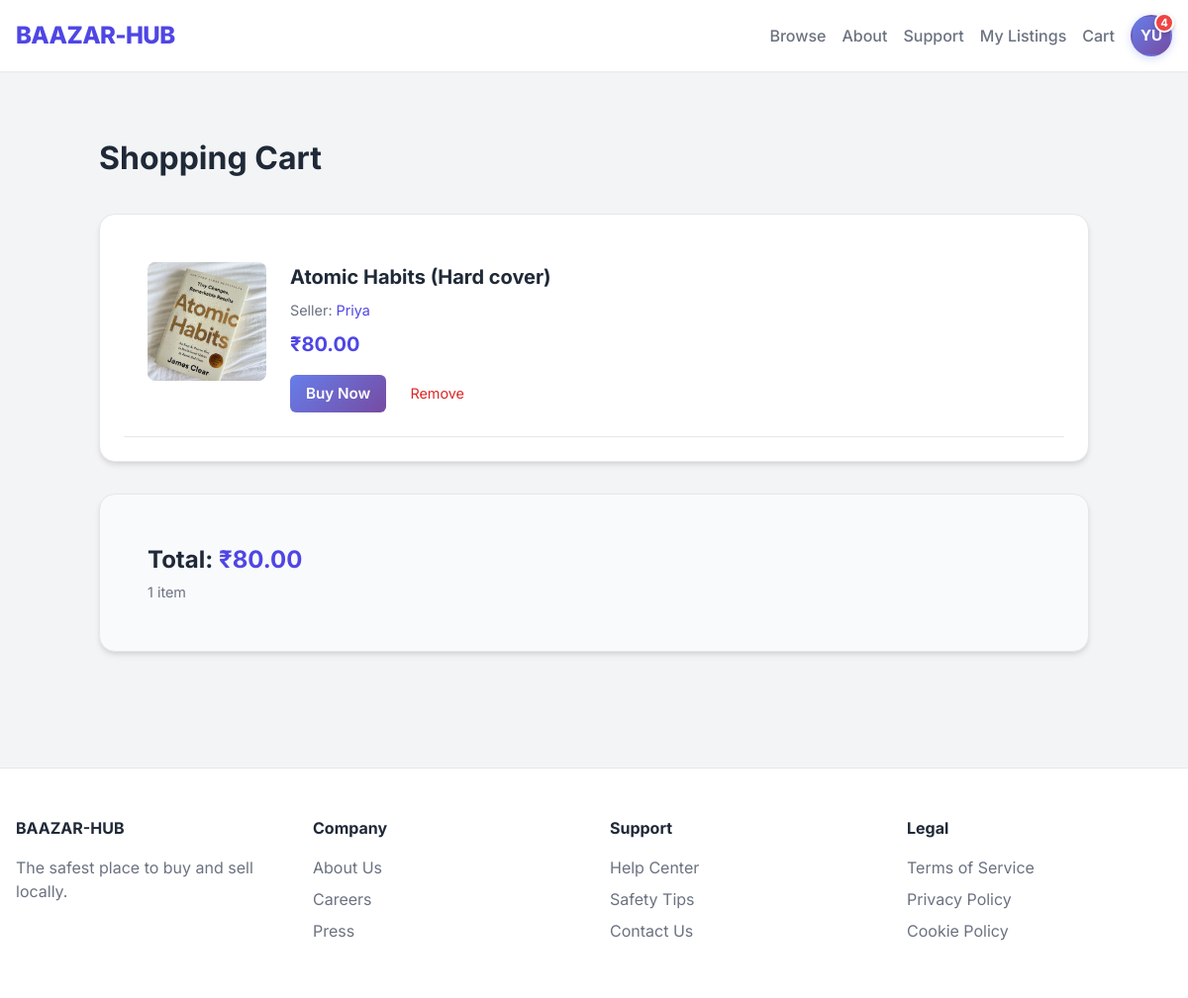
The app's page /cart/ (signed in), older data.
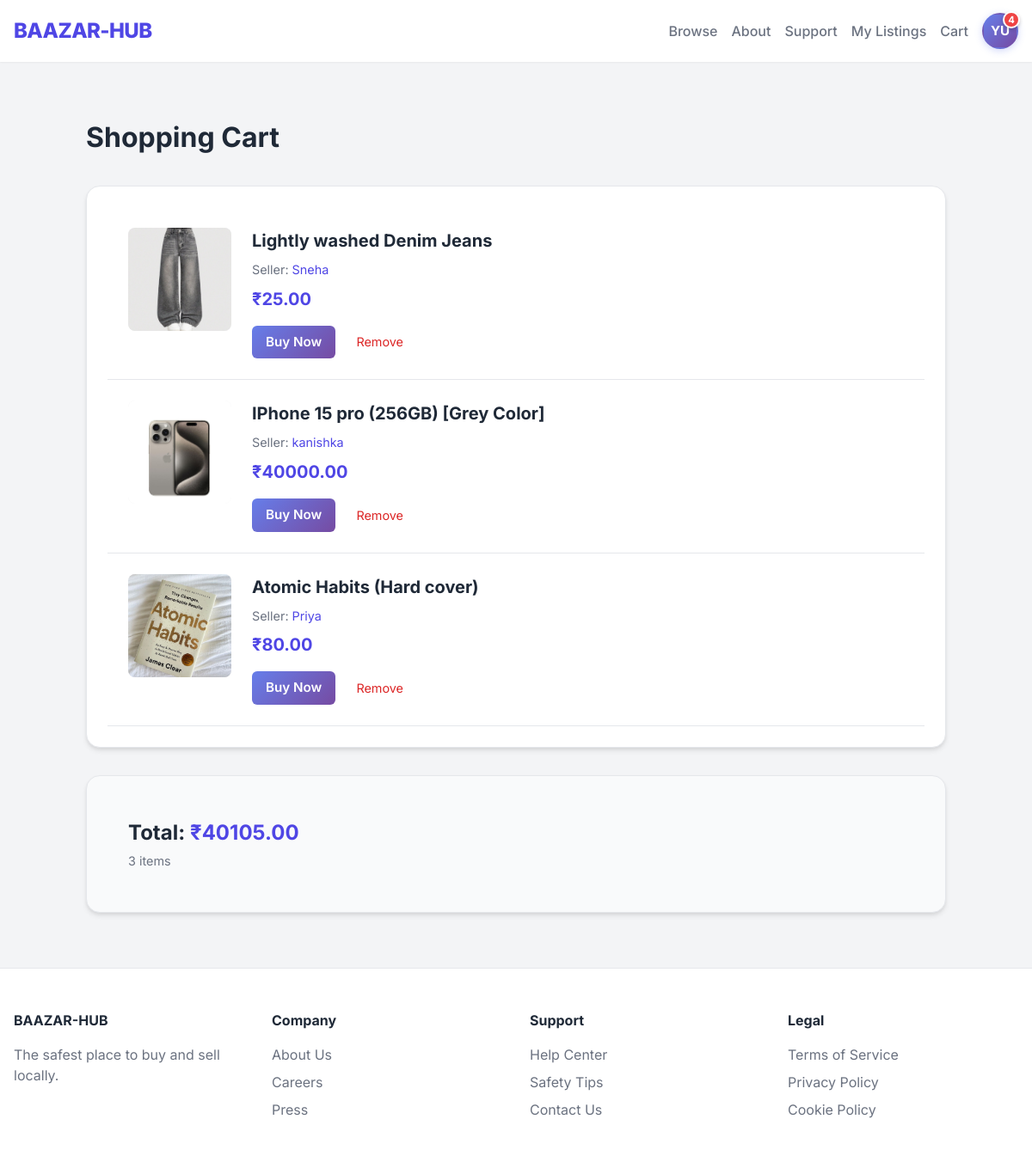
The same page, newer data.
### cart/models.py (models this page shows, shortened)
class Cart(models.Model):
    user = models.ForeignKey(User, on_delete=models.CASCADE, related_name='cart_items')
    listing = models.ForeignKey(Listing, on_delete=models.CASCADE, related_name='cart_entries')
    added_at = models.DateTimeField(auto_now_add=True)
    class Meta:
        unique_together = ['user', 'listing']
        ordering = ['-added_at']

### listings/models.py (models this page shows, shortened)
class Listing(models.Model):
    STATUS_CHOICES = [
        ('pending', 'Pending'),
        ('approved', 'Approved'),
        ('rejected', 'Rejected'),
    ]
    title = models.CharField(max_length=255)
    description = models.TextField()
    price = models.DecimalField(max_digits=10, decimal_places=2)
    category = models.ForeignKey(Category, on_delete=models.SET_NULL, null=True, related_name='listings')
    seller = models.ForeignKey(User, on_delete=models.CASCADE, related_name='listings')
    status = models.CharField(max_length=20, choices=STATUS_CHOICES, default='pending')
    created_at = models.DateTimeField(auto_now_add=True)
    updated_at = models.DateTimeField(auto_now=True)
    flags = models.IntegerField(default=0)

class ListingImage(models.Model):
    listing = models.ForeignKey(Listing, on_delete=models.CASCADE, related_name='images')
    image = models.ImageField(upload_to='listings/')
    uploaded_at = models.DateTimeField(auto_now_add=True)

### cart/views.py (the view)
# urls.py: path('', cart_view, name='cart_view'),
@login_required
def cart_view(request):
    cart_items = Cart.objects.filter(user=request.user).select_related('listing', 'listing__seller', 'listing__category').prefetch_related('listing__images')
    total = sum(item.listing.price for item in cart_items)
    return render(request, 'cart/cart.html', {
        'cart_items': cart_items,
        'total': total
    })

### templates/cart/cart.html (shortened to what this page needs)
{% extends 'base.html' %}
{% block content %}
<div style="max-width: 1000px; margin: 2rem auto;">
    <h1 style="font-size: 2rem; margin-bottom: 2rem;">Shopping Cart</h1>
    {% if cart_items %}
    <div class="card" style="margin-bottom: 2rem;">
        {% for item in cart_items %}
        <div style="display: flex; gap: 1.5rem; padding: 1.5rem; border-bottom: 1px solid var(--border-color); {% if not forloop.last %}margin-bottom: 0{% endif %}">
            <div style="width: 120px; height: 120px; flex-shrink: 0; border-radius: 8px; overflow: hidden; background: #f3f4f6;">
                {% if item.listing.images.exists %}
                <img src="{{ item.listing.images.first.image.url }}"
                     style="width: 100%; height: 100%; object-fit: cover;">
                {% else %}
                <div style="width: 100%; height: 100%; display: flex; align-items: center; justify-content: center; color: var(--text-muted);">
                    No Image
                </div>
                {% endif %}
            </div>
            <div style="flex: 1; min-width: 0;">
                <h3 style="font-size: 1.25rem; margin-bottom: 0.5rem;">
                    <a href="{% url 'listing_detail' item.listing.id %}" style="color: var(--text-main); text-decoration: none;">
                        {{ item.listing.title }}
                    </a>
                </h3>
                <p style="color: var(--text-muted); font-size: 0.9rem; margin-bottom: 0.5rem;">
                    Seller: <a href="{% url 'user_profile_detail' item.listing.seller.id %}" style="color: var(--primary-color);">{{ item.listing.seller.username }}</a>
                </p>
                <p style="font-size: 1.25rem; color: var(--primary-color); font-weight: 700; margin-bottom: 1rem;">
                    ₹{{ item.listing.price }}
                </p>
                <div style="display: flex; gap: 1rem; align-items: center;">
                    <a href="{% url 'buy_now' item.listing.id %}" class="btn btn-primary"
                       style="padding: 0.5rem 1rem; text-decoration: none; background: linear-gradient(135deg, #667eea 0%, #764ba2 100%); color: white; border-radius: 6px; font-weight: 600;">
                        Buy Now
                    </a>
                    <a href="{% url 'remove_from_cart' item.id %}"
                       style="color: #dc2626; text-decoration: none; font-size: 0.9rem; padding: 0.5rem;">
                        Remove
                    </a>
                </div>
            </div>
        </div>
        {% endfor %}
    </div>
    <div class="card" style="background: #f9fafb;">
        <div style="display: flex; justify-content: space-between; align-items: center; padding: 1.5rem;">
            <div>
                <p style="font-size: 1.5rem; font-weight: 700; color: var(--text-main);">
                    Total: <span style="color: var(--primary-color);">₹{{ total }}</span>
                </p>
                <p style="color: var(--text-muted); font-size: 0.9rem; margin-top: 0.25rem;">
                    {{ cart_items|length }} item{{ cart_items|length|pluralize }}
                </p>
            </div>
        </div>
    </div>
    {% endif %}
</div>
{% endblock %}

Row changes from the older to the newer data that the page shows:
added Cart: listing.images.first.image (picture), listing "Lightly washed Denim Jeans", listing.seller.username "Sneha", listing.price "25.00"
added Cart: listing.images.first.image (picture), listing "IPhone 15 pro (256GB) [Grey Color]", listing.seller.username "kanishka", listing.price "40000.00"
Text that changed along with them:
{{ total }}: "80.00" → "40105.00"
{{ cart_items|length }}: "1" → "3"
